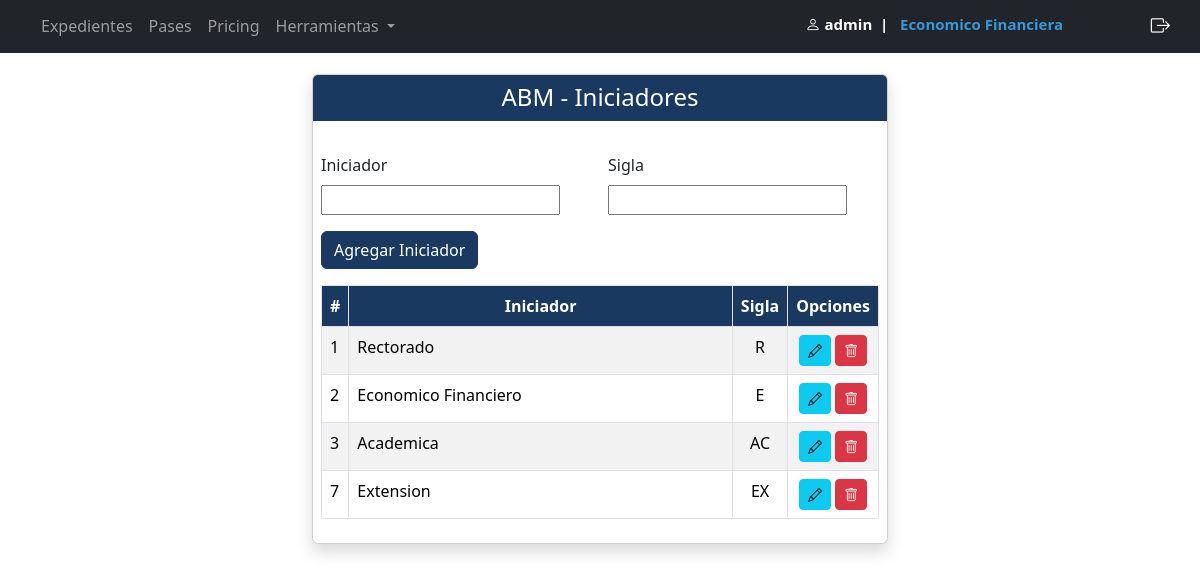
/Exp/crear_iniciador/ (signed in), run on an earlier commit of the app's database.
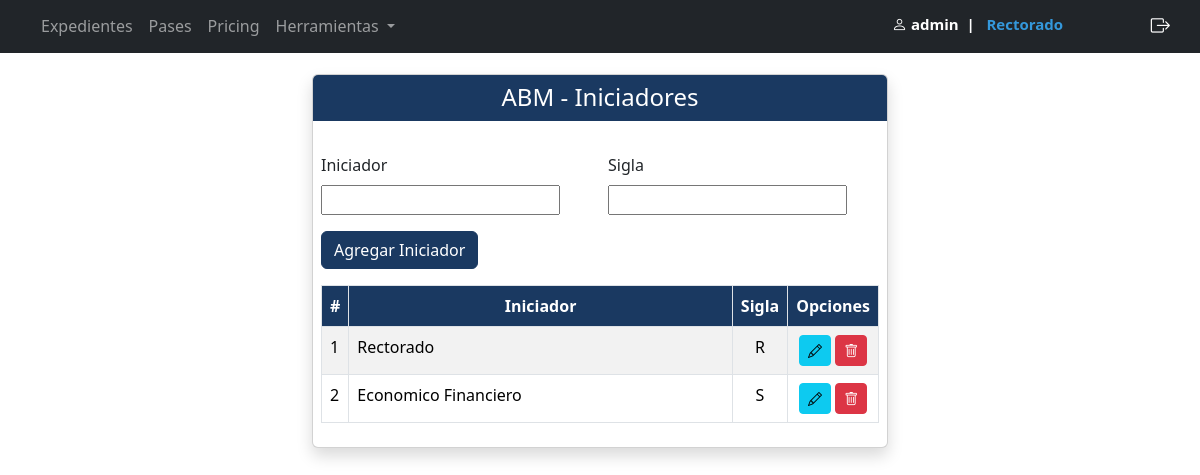
And on a later commit of the database.
### Accounts/models.py (models this page shows, shortened)
class CustomUsers(AbstractUser):
    area = models.ForeignKey(Areas, on_delete=models.SET_NULL, blank=True, null=True)

### Exp/models.py (models this page shows, shortened)
class Areas(models.Model):
    area = models.CharField(max_length=100)
    class Meta:
        db_table = 'Areas'

class Iniciadores(models.Model):
    iniciador = models.CharField(max_length=100)
    sigla = models.CharField(max_length=2)
    class Meta:
        db_table = 'Iniciadores'

### Exp/views.py (the view)
# urls.py: path('crear_iniciador/', CrearIniciador.as_view(), name='crear_iniciador'),
class CrearIniciador(LoginRequiredMixin, CreateView):
    form_class = IniciadorForm
    template_name = 'crear_iniciador.html'
    success_url = '/Exp/crear_iniciador/'
    def get_context_data(self, **kwargs):
        context = super().get_context_data(**kwargs)
        context['iniciadores'] = Iniciadores.objects.all()
        return context

### Exp/forms.py (shortened to what this page needs)
class IniciadorForm(forms.ModelForm):
    class Meta:
        model = Iniciadores
        fields = ['iniciador', 'sigla']

### Exp/templates/crear_iniciador.html (shortened to what this page needs)
{% extends 'base.html' %}
{% block cambio %}
    <div class="container-fluid mt-3">
        <div class="row justify-content-center">
            <div class="col-md-6">
                <div class="card shadow">
                    <div class="card-header py-2"
                         style="background-color: #1a3961; border-color: #1a3961; color: white">
                        <h1 class="h4 text-center m-0">ABM - Iniciadores</h1>
                    </div>
                    <div class="card-body p-2 mt-4">
                        <form method="post" class="row g-3">
                            <div class="col-md-6">
                                <label for="{{ form.iniciador.id_for_label }}" class="form-label">{{ form.iniciador.label }}</label>
                                {{ form.iniciador }}
                            </div>
                            <div class="col-md-6">
                                <label for="{{ form.sigla.id_for_label }}" class="form-label">{{ form.sigla.label }}</label>
                                {{ form.sigla }}
                            </div>
                            <div class="col-12">
                                <button type="submit" class="btn custom-button2">
                                    Agregar Iniciador
                                </button>
                            </div>
                        </form>
                        <div class="table-responsive mt-3">
                            <table class="table table-bordered table-striped table-hover">
                                <thead class="custom-thead">
                                <tr>
                                    <th scope="col" style="width: 20px;" class="text-center">#</th>
                                    <th scope="col" class="text-center">Iniciador</th>
                                    <th scope="col" class="text-center"  style="width: 40px;">Sigla</th>
                                    <th scope="col" class="text-center" style="width: 90px;">Opciones</th>
                                </tr>
                                </thead>
                                <tbody>
                                {% for iniciador in iniciadores %}
                                    <tr>
                                        <td>{{ iniciador.id }}</td>
                                        <td>{{ iniciador.iniciador }} </td>
                                        <td class="text-center">{{ iniciador.sigla }}</td>
                                        <td class="text-center">
                                            <a href="#" class="btn btn-sm btn-info" title="Editar">
                                                <i class="bi bi-pencil"></i>
                                            </a>
                                            <a href="#" class="btn btn-sm btn-danger" title="Eliminar">
                                                <i class="bi bi-trash"></i>
                                            </a>
                                        </td>
                                    </tr>
                                {% endfor %}
                                </tbody>
                            </table>
                        </div>
                    </div>
                </div>
            </div>
        </div>
    </div>
{% endblock %}

### Exp/templates/base.html (shortened to what this page needs)
{% load static %}
<!DOCTYPE html>
<html lang="en">
<head>
    <link rel="stylesheet" href="{% static 'css/index6.css' %}">
    <link rel="stylesheet" href="https://cdn.datatables.net/responsive/2.5.0/css/responsive.bootstrap5.min.css">
    <link href="https://cdn.jsdelivr.net/npm/bootstrap@5.3.2/dist/css/bootstrap.min.css" rel="stylesheet"
>
    <link rel="stylesheet" href="https://cdn.jsdelivr.net/npm/bootstrap-icons@1.11.3/font/bootstrap-icons.min.css">
    <link href="https://cdn.jsdelivr.net/npm/select2@4.1.0-rc.0/dist/css/select2.min.css" rel="stylesheet" />
</head>
<body>
{% include 'navbar.html' %}
{% block cambio %} {% endblock %}
</body>
</html>

### Exp/templates/navbar.html (shortened to what this page needs)
{% load static %}
<!DOCTYPE html>
<html lang="en">
<head>
    <link rel="stylesheet" href="{% static 'css/index6.css' %}">
</head>
<body>
<div class="main-content">
    <nav class="navbar navbar-expand-lg navbar-dark bg-dark fixed-top ">
        <div class="container-fluid">
            <div class="collapse navbar-collapse" id="navbarNavDropdown">
                <ul class="navbar-nav">
                    <li class="nav-item">
                        <a class="nav-link {% if request.path == '/Exp/prueba/' %}active{% endif %}"
                           href="/Exp/prueba/"
                           {% if request.path == '/Exp/prueba/' %}aria-current="page"{% endif %}>
                            Expedientes
                        </a>
                    </li>
                    <li class="nav-item">
                        <a class="nav-link {% if request.path == '/Exp/' %}active{% endif %}"
                           href="/Exp/"
                           {% if request.path == '/Exp/' %}aria-current="page"{% endif %}>
                            Pases
                        </a>
                    </li>
                    <li class="nav-item">
                        <a class="nav-link" href="#">Pricing</a>
                    </li>
                    <li class="nav-item dropdown">
                        <a class="nav-link dropdown-toggle" href="#" role="button" data-bs-toggle="dropdown"
                           aria-expanded="false">
                            Herramientas
                        </a>
                    </li>
                </ul>
            </div>
            <div class="d-grid gap-2 d-md-flex justify-content-md-end">
                <div class="user-info m">
                    {% if user.is_authenticated %}
                        <h5>
            <span class="badge" style="margin-right: 65px;">
                <i class="bi bi-person"></i> {{ user.get_username }}&nbsp; | &nbsp;
                <span style="color: #3498db;">{{ user.area.area }}</span>
            </span>
                        </h5>
                    {% endif %}
                </div>
            </div>
            <form method="post" action="{% url 'logout' %}">
                <button type="submit" class="btn btn-link text-white btn-custom-logout">
                    <i class="bi bi-box-arrow-right"></i>
                </button>
            </form>
        </div>
    </nav>
</div>
</body>
</html>

### Exp/static/css/index6.css (style rules this page uses)
.custom-thead th { background-color: #1a3961 !important; color: white !important; }
.main-content { padding-top: 50px; }
.custom-button2 { background-color: #1a3961; border: 1px solid #1a3961; color: #ffffff; }

### Exp/templates/navbar.html (style rules this page uses)
.btn-custom-logout { font-size: 1.2rem; }
.user-info { margin-top: 0.2rem; margin-bottom: auto; }
.navbar { padding: 5px; line-height: 1.5; }

What changed in the data, as far as the page shows it:
removed Iniciadores: id "3", iniciador "Academica", sigla "AC"
removed Iniciadores: id "7", iniciador "Extension", sigla "EX"
changed CustomUsers "admin": area.area "Economico Financiera" → "Rectorado"
changed Iniciadores "Economico Financiero": sigla "E" → "S"
